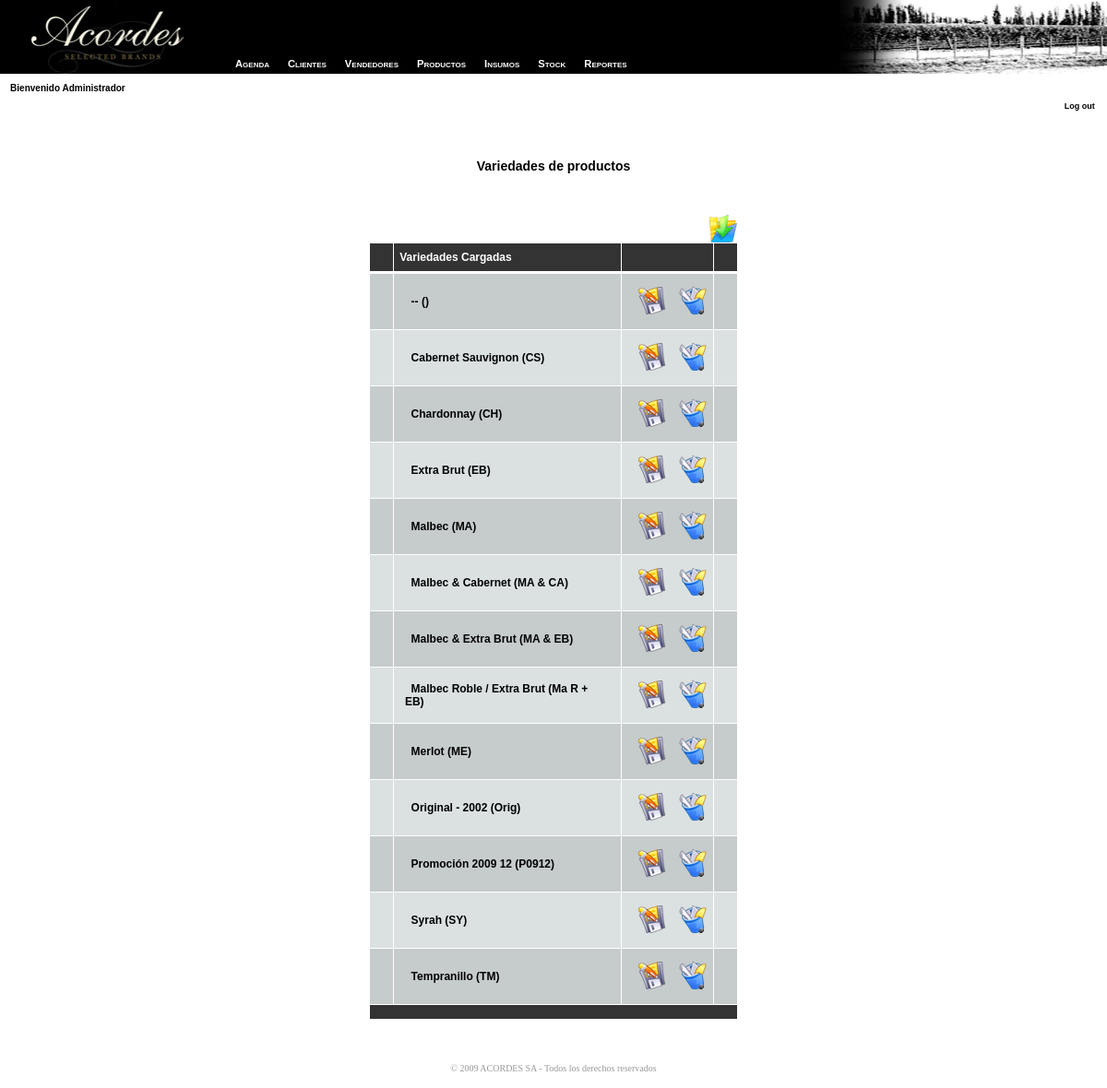
Screenshot of /web/administrador/abm_p_variedades.php (signed in) with the database file from the repository.
### tables this page shows
CREATE TABLE `p_variedades` (
  `id_variedad` int(11) NOT NULL AUTO_INCREMENT,
  `variedad` varchar(100) DEFAULT NULL,
  `sigla` varchar(100) DEFAULT NULL,
  `detalle` text,
  `foto` varchar(100) DEFAULT NULL,
  PRIMARY KEY (`id_variedad`),
  UNIQUE KEY `id_variedad` (`id_variedad`),
  KEY `id_variedad_2` (`id_variedad`)
);

### web/administrador/conn.php (called while the page is built, shortened)
<?php
$conn_id = openConn();
function openConn (){
	$local = $_SERVER['SERVER_NAME'] == "localhost" ? true:false;
	if ($local) {
		$id = mysql_connect("localhost", "root") or die("error");
	} else {
		$id = mysql_connect("localhost", "acordes_user", "Acordes12") or die(mysql_error());
		mysql_select_db("acordes_bd", $id);
	}
	return $id;
}
function query ($str){
	global $conn_id;
	$q = mysql_query ($str, $conn_id) or die (mysql_error());
	return $q;
}
?>

### web/administrador/abm_p_variedades.php (the view, shortened to what this page needs)
<?
require("conn.php");
require("func.php");
$ver = $_REQUEST['ver'];
if($ver == "") $ver = "listar";
$id_variedad = $_REQUEST["id_variedad"];
$variedad = $_REQUEST["variedad"];
$sigla = $_REQUEST["sigla"];
$detalle = $_REQUEST["detalle"];
$foto = $_REQUEST["foto"];
?>
<html>
<head>
<link rel="stylesheet" href="includes/menu.css" type="text/css">
<link href="estilos.css" rel="stylesheet" type="text/css">
</head>
<body>
<?
	$vendedor = $_SESSION['nombre_vend'];
	$exp = explode(",", $vendedor);
	if($exp[1] == ""){
		$n = $exp[0];
	}else{
		$n = $exp[1];
	}
	include("_menu.php");
?>
<table width="100%" border="0" cellpadding="0" cellspacing="0">
		<tr>
			<td height="121" valign="top">
				<table width="100%" height="121" border="0" cellpadding="0" cellspacing="0" id="HEADER">
					<tr>
						<td width="343" valign="top" class="header-left3">
						  <img src="images/headers/mm-ap.jpg" width="341" height="80">
						  <p class="textToolBar">&nbsp;&nbsp;&nbsp;&nbsp;Bienvenido <?= $n?></p>
						</td>
						<td class="expand3">&nbsp;</td>
						<td width="358" valign="top" class="header-right3">
							<p>&nbsp;<br><br><br></p><p>&nbsp;</p>
					    	<p align="right"><a href="logout.php" class="textToolBarLink">Log out</a>&nbsp;&nbsp;&nbsp;</p>
						</td>
					</tr>
				</table>
			</td>
		</tr>
		<tr>
		  <td height="15"><div align="right"></div></td>
		</tr>
		<tr valign="top">
			<td height="5">
			</td>
		</tr>
		<tr><td height="30">&nbsp;</td></tr>
		<tr>
			<td valign="top" height="30">
<p align="center" class="titulo"><strong>Variedades de productos</strong></p>
<br>
<?
if($ver != "listar"){
?>
	<table width="500" align="center" cellpadding="0" cellspacing="1">
		<form action="<?= $_SERVER['PHP_SELF']?>" method="POST" name="formu">
			<?	if($id_variedad == ""){?>
			  <input type="hidden" name="agregar" value="agregar">
			  <tr height="30"><td class="t" colspan="4" align="center">Agregar una variedad</td></tr>
			<?
				}
				else{
					$q2 = query("SELECT * FROM p_variedades WHERE id_variedad = $id_variedad");
					$rs2 = mysql_fetch_array($q2);
					$variedad = $rs2['variedad'];
					$sigla = $rs2['sigla'];
					$detalle = $rs2['detalle'];
					$foto = $rs2['foto'];
					$dir = "../variedades/".$foto;
			?>
			  <input type="hidden" name="id_variedad" value="<?= $id_variedad?>">
			  <input type="hidden" name="modificar" value="modificar">
			  <tr height="30"><td class="t" colspan="4" align="center">Modificar la variedad</td></tr>
		 	<? }?>
			<tr height="30">
				<td width="25" class="c2">&nbsp;</td>
				<td width="150" class="c2" align="center">Variedad</td>
				<td width="500" class="c2">&nbsp;&nbsp;<input type="text" name="variedad" value="<?= $variedad?>" size="50"></td>
				<td width="25" class="c2">&nbsp;</td>
			</tr>
			<tr height="30">
				<td width="25" class="c1">&nbsp;</td>
				<td width="150" class="c1" align="center">Sigla</td>
				<td width="500" class="c1">&nbsp;&nbsp;<input type="text" name="sigla" value="<?= $sigla?>" size="50"></td>
				<td width="25" class="c1">&nbsp;</td>
			</tr>
			<tr height="120">
				<td width="25" class="c2">&nbsp;</td>
				<td width="150" class="c2" align="center">Detalle</td>
				<td width="500" class="c2">&nbsp;&nbsp;<textarea name="detalle" rows="7" cols="50"><?= $detalle?></textarea></td>
				<td width="25" class="c2">&nbsp;</td>
			</tr>
			<tr height="60" valign="middle">
				<td width="25" class="c1">&nbsp;</td>
				<td width="150" class="c1" align="center">Foto</td>
				<td width="500" class="c1">
					<table cellpadding="0" cellspacing="0" border="0" width="90%">
						<tr valign="middle">
							<td>&nbsp;
							<?
									$tmp = listarArchivos("../variedades/", "jpg");
									echo "<Select name='foto'>\n";
									echo "<option value=''>Elija la foto de la variedad</option>";
									echo "<option value=''>-----------------------------------</option>";
									for ($j=0; $j < count($tmp); $j++){
										if ($tmp[$j] != "Thumbs.db" && substr(strrchr($tmp[$j], '.'), 1) != "LCK"){
											$selected = $tmp[$j] == $foto ? "SELECTED":"";
											echo "<option value='". $tmp[$j] ."' $selected >". $tmp[$j] ."</option>\n";
										}
									}
									echo "</select>";
								?>&nbsp;&nbsp;<a href="javascript:popup('uploader.php?seccion=variedades');"><img src="images/b_import.png" border="0" alt="Cargar una foto"></a>
							</td>
							<td>
								<? if($foto != ""){?>
									<a href="<?= $dir?>" title="Abrir la foto" target="_blank"><img src="<?= $dir?>" width="50" height="50" border="0"></a>
								<? }?>
							</td>
						</tr>
					</table>
				</td>
				<td width="25" class="c1">&nbsp;</td>
			</tr>
			<?	if($id_variedad == ""){?>
		  			<tr height="50">
						<td colspan="4" width="100%" class="t" align="center">
							<input type="image" name="enviar2" src="images/b_insert.png" alt="Agregar la variedad" onClick="return confirmarA();">&nbsp;&nbsp;
							<a href="<?= $_SERVER['PHP_SELF']?>?ver=listar"><img src="images/b_back.png" width="30" height="30" border="0" alt="Volver"></a>
						</td>
					</tr>
			<?	} else{ ?>
		  			<tr height="50">
						<td colspan="4" width="100%" class="t" align="center">
							<input type="image" name="enviar3" src="images/b_insert.png" alt="Modificar el producto" onClick="return confirmarM();">&nbsp;&nbsp;
							<a href="<?= $_SERVER['PHP_SELF']?>?ver=listar"><img src="images/b_back.png" width="30" height="30" border="0" alt="Volver"></a>
						</td>
					</tr>
		 	<? }?>
		</form>
	</table>
<?
}
else{
?>
	<table width="400" align="center" cellpadding="0" cellspacing="1">
		<tr><td colspan="4" align="right"><a href="<?= $_SERVER['PHP_SELF']?>?ver=insert"><img src="images/b_insert_new.png" border="0" alt="Insertar una nueva variedad"></a></td></tr>
		<tr height="30">
			<td width="25" class="t">&nbsp;</td>
			<td width="250" class="t">&nbsp;&nbsp;Variedades Cargadas</td>
			<td width="100" class="t">&nbsp;</td>
			<td width="25" class="t">&nbsp;</td>
		</tr>
		<tr height="1"><td></td></tr>
		<?
		$q = query("SELECT * FROM p_variedades ORDER BY variedad");
		if(mysql_num_rows($q)>0){
			while($rs = mysql_fetch_array($q)){
				$c = $flag ? "c1":"c2";
				$flag =! $flag;
				$id_variedad = $rs['id_variedad'];
			?>
				<tr height="60" valign="middle">
					<td class="<?= $c?>">&nbsp;</td>
					<td class="<?= $c?>">
						<table cellpadding="0" cellspacing="0" border="0" width="90%" align="center">
							<tr>
								<td class="<?= $c?>">&nbsp;&nbsp;<?= $rs['variedad']." (".$rs['sigla'].")"?></td>
							</tr>
						</table>
					</td>
					<td class="<?= $c?>" align="center">&nbsp;&nbsp;
						<a href="<?= $_SERVER['PHP_SELF']?>?id_variedad=<?= $id_variedad?>&ver=modificar"><img src="images/b_save.png" border="0" alt="Editar la variedad <?= $rs['variedad']?>"></a>&nbsp;&nbsp;&nbsp;
						<a href="<?= $_SERVER['PHP_SELF']?>?borrar=Borrar&id_variedad=<?= $rs['id_variedad']?>&variedad=<?= $rs['variedad']?>" onClick="return confirmarE();"><img src="images/b_borrar.png" width="30" height="30" border="0" alt="Eliminar la variedad <?= $rs['variedad']?>"></a>
					</td>
					<td class="<?= $c?>">&nbsp;</td>
				</tr>
			<?
			}
		}
		?>
		<tr height="15"><td colspan="5" class="t"></td></tr>
	</table>
<? }?>
			</td>
		</tr>
		<tr><td vAlign="top" height="30"></td></tr>
		<tr>
			<td height="44" align="center" valign="bottom">
				<table class="pie" id="FOOTER" height="44" cellSpacing="0" cellPadding="0" width="100%" border="0">
					<tr>
						<td align="center">© 2009 ACORDES SA - Todos los derechos reservados</td>
					</tr>
				</table>
			</td>
		</tr>
	</table>
</body>
</html>

### web/administrador/includes/menu.css (style rules this page uses)
body { font-family:Tahoma, Geneva, sans-serif; }

### web/administrador/estilos.css (style rules this page uses)
body { margin-left:0; margin-top:0; margin-bottom:0; margin-right:0; font-family:Verdana, Arial, Helvetica, sans-serif; }
.titulo { font-size:14px; font-weight:900; }
.textToolBar { font-family: Verdana, Arial, Helvetica, sans-serif; font-size: 10px; font-weight: bold; color: #000000; }
.pie { font-family: Verdana; font-size: 10px; color: #999; background-image: url(images/gris_footer.gif); background-repeat: no-repeat; background-position: right bottom; }
td.c1 { background-color:#dbe1e1; font-size:12px; font-weight: bold; font-family: Arial, Verdana, sans-serif; text-decoration: none; color:#000000; }
td.c2 { background-color:#c6cbcb; font-size:12px; font-weight: bold; font-family: Arial, Verdana, sans-serif; text-decoration: none; color:#000000; }
td.t { background-color:#333333; font-size:12px; font-weight: bold; font-family: Arial, Verdana, sans-serif; text-decoration: none; color:#FFFFFF; }
a.textToolBarLink:link, a.textToolBarLink:visited, a.textToolBarLink:active { font-family: Verdana, Arial, Helvetica, sans-serif; font-size: 9px; font-weight: bold; color: #000000; }
.expand3 { background-image: url(images/headers/expand3.gif); background-repeat: repeat-x; }
.header-left3 { background-image: url(images/headers/header-left3.gif); background-repeat: no-repeat; }
.header-right3 { background-image: url(images/headers/header-right3.gif); background-repeat: no-repeat; }

### rows the page displays
p_variedades: variedad "--"
p_variedades: variedad "Cabernet Sauvignon", sigla "CS"
p_variedades: variedad "Chardonnay", sigla "CH"
p_variedades: variedad "Extra Brut", sigla "EB"
p_variedades: variedad "Malbec", sigla "MA"
p_variedades: variedad "Malbec & Cabernet", sigla "MA & CA"
p_variedades: variedad "Malbec & Extra Brut", sigla "MA & EB"
p_variedades: variedad "Malbec Roble / Extra Brut", sigla "Ma R + EB"
p_variedades: variedad "Merlot", sigla "ME"
p_variedades: variedad "Original - 2002", sigla "Orig"
p_variedades: variedad "Promoción 2009 12", sigla "P0912"
p_variedades: variedad "Syrah", sigla "SY"
p_variedades: variedad "Tempranillo", sigla "TM"

### other values shown
$n "Administrador"
